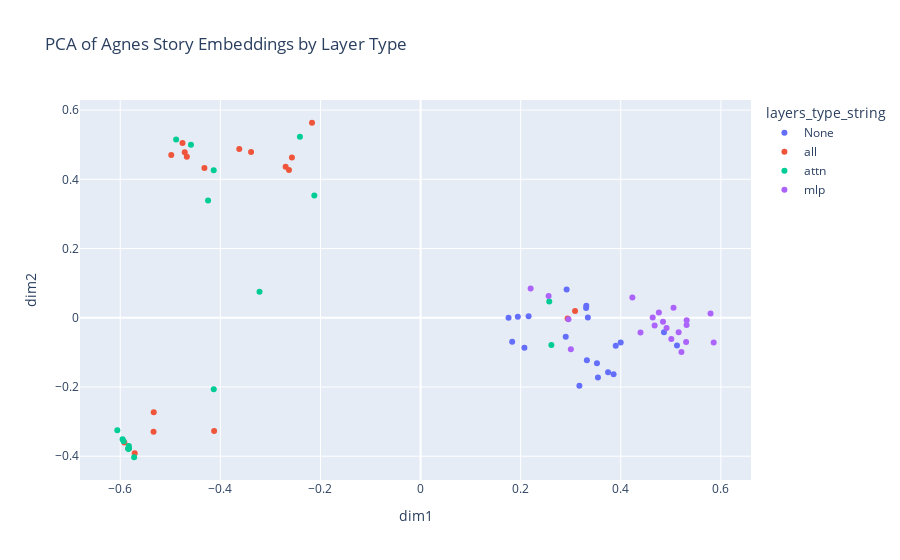

Notebook code for this chart:
### Code cell
# carry out pca on embeddings using sklearn
reducer = PCA(n_components=2)
embeddings_reduced = reducer.fit_transform(embeddings)
print(embeddings_reduced.shape)

# visualize the embeddings using plotly
import plotly.express as px

results_df["dim1"] = embeddings_reduced[:, 0]
results_df["dim2"] = embeddings_reduced[:, 1]
# results_df["dim3"] = embeddings_reduced[:, 2]

results_df["truncated_output"] = results_df["output"].str.slice(0,100)

def convert_value(value):
    if value is None:
        return "None"
    else:
        return value
results_df['layers_type_string'] = results_df['layers_type'].apply(convert_value)

fig = px.scatter(
    results_df,
    x="dim1",
    y="dim2",
    hover_data=["layers_type_string"],
    title="PCA of Agnes Story Embeddings by Layer Type",
    color="layers_type_string",
    # symbol_sequence = ['circle', 'square', 'diamond', 'cross', 'x', 'triangle-up', 'pentagon', 'hexagon', 'octagon', 'star'],

)
fig.update_traces(
    hovertemplate="<br>".join(
        ["Layers Type: %{customdata[0]}"]
    )
)



fig.show()

### Figure 1 — Plotly figure (JSON) as saved in the notebook; plotly's stock layout.template omitted (floating-point values rounded to 4 significant figures)
{"data": [{"customdata": [["None"], ["None"], ["None"], ["None"], ["None"], ["None"], ["None"], ["None"], ["None"], ["None"], ["None"], ["None"], ["None"], ["None"], ["None"], ["None"], ["None"], ["None"], ["None"], ["None"]], "hovertemplate": "Layers Type: %{customdata[0]}", "legendgroup": "None", "marker": {"color": "#636efa", "symbol": "circle"}, "mode": "markers", "name": "None", "orientation": "v", "showlegend": true, "type": "scatter", "x": [0.2158, 0.3323, 0.183, 0.2918, 0.2075, 0.3524, 0.5123, 0.3311, 0.3173, 0.1758, 0.29, 0.3998, 0.4863, 0.3746, 0.3856, 0.1943, 0.3307, 0.39, 0.3342, 0.3544], "xaxis": "x", "y": [0.004064, -0.1225, -0.06902, 0.08173, -0.08664, -0.1318, -0.0801, 0.03505, -0.1963, 0.0003836, -0.05476, -0.07117, -0.04163, -0.1572, -0.1635, 0.003013, 0.02797, -0.08098, 0.0004407, -0.1729], "yaxis": "y"}, {"customdata": [["all"], ["all"], ["all"], ["all"], ["all"], ["all"], ["all"], ["all"], ["all"], ["all"], ["all"], ["all"], ["all"], ["all"], ["all"], ["all"], ["all"], ["all"], ["all"], ["all"]], "hovertemplate": "Layers Type: %{customdata[0]}", "legendgroup": "all", "marker": {"color": "#EF553B", "symbol": "circle"}, "mode": "markers", "name": "all", "orientation": "v", "showlegend": true, "type": "scatter", "x": [0.2937, -0.5331, -0.4318, -0.2629, -0.4669, -0.4124, -0.3622, -0.2169, 0.3086, -0.4711, -0.5918, -0.5334, -0.2696, -0.3386, -0.4756, -0.5833, -0.5833, -0.4981, -0.257, -0.5711], "xaxis": "x", "y": [-0.001879, -0.2726, 0.4327, 0.4267, 0.4652, -0.3275, 0.4875, 0.5634, 0.01954, 0.4779, -0.36, -0.3292, 0.4364, 0.4788, 0.5052, -0.3774, -0.3774, 0.4699, 0.463, -0.3914], "yaxis": "y"}, {"customdata": [["attn"], ["attn"], ["attn"], ["attn"], ["attn"], ["attn"], ["attn"], ["attn"], ["attn"], ["attn"], ["attn"], ["attn"], ["attn"], ["attn"], ["attn"], ["attn"], ["attn"], ["attn"], ["attn"], ["attn"]], "hovertemplate": "Layers Type: %{customdata[0]}", "legendgroup": "attn", "marker": {"color": "#00cc96", "symbol": "circle"}, "mode": "markers", "name": "attn", "orientation": "v", "showlegend": true, "type": "scatter", "x": [-0.5723, -0.5828, -0.3217, 0.2613, -0.5833, 0.2572, -0.4245, -0.5953, -0.4133, -0.4883, -0.5833, -0.5932, -0.6059, -0.5841, -0.5833, -0.4587, -0.5833, -0.4132, -0.2122, -0.241], "xaxis": "x", "y": [-0.403, -0.3705, 0.07514, -0.07869, -0.3774, 0.04701, 0.3387, -0.3507, 0.4261, 0.515, -0.3774, -0.3569, -0.325, -0.3783, -0.3774, 0.4996, -0.3774, -0.2068, 0.353, 0.5233], "yaxis": "y"}, {"customdata": [["mlp"], ["mlp"], ["mlp"], ["mlp"], ["mlp"], ["mlp"], ["mlp"], ["mlp"], ["mlp"], ["mlp"], ["mlp"], ["mlp"], ["mlp"], ["mlp"], ["mlp"], ["mlp"], ["mlp"], ["mlp"], ["mlp"], ["mlp"]], "hovertemplate": "Layers Type: %{customdata[0]}", "legendgroup": "mlp", "marker": {"color": "#ab63fa", "symbol": "circle"}, "mode": "markers", "name": "mlp", "orientation": "v", "showlegend": true, "type": "scatter", "x": [0.4638, 0.4915, 0.3003, 0.2198, 0.5316, 0.5211, 0.2558, 0.5305, 0.5054, 0.4394, 0.5315, 0.501, 0.4761, 0.5793, 0.4844, 0.4231, 0.5856, 0.5156, 0.2955, 0.4676], "xaxis": "x", "y": [0.00107, -0.02947, -0.09128, 0.0849, -0.007208, -0.0988, 0.06268, -0.07033, 0.0289, -0.04226, -0.02107, -0.06151, 0.015, 0.01197, -0.01179, 0.05824, -0.07174, -0.04214, -0.004438, -0.02201], "yaxis": "y"}], "layout": {"legend": {"title": {"text": "layers_type_string"}, "tracegroupgap": 0}, "title": {"text": "PCA of Agnes Story Embeddings by Layer Type"}, "xaxis": {"anchor": "y", "domain": [0, 1], "title": {"text": "dim1"}}, "yaxis": {"anchor": "x", "domain": [0, 1], "title": {"text": "dim2"}}}}
